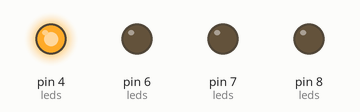
Simulated run of this sketch. Board: Arduino Uno, built with avr-gcc and run on an emulated ATmega328P. On the bench: output pins drawn as LEDs (lit = HIGH).

Above: at 0.5 s.
At 1.5 s:
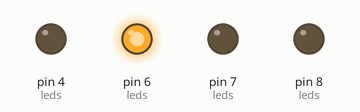
At 2.5 s:
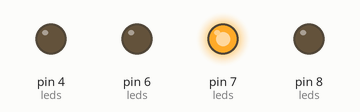
At 3.5 s:
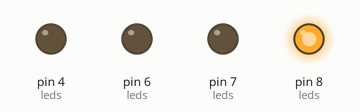
Timing chart, 0 to 5.2 s (numbered marks = the images above):
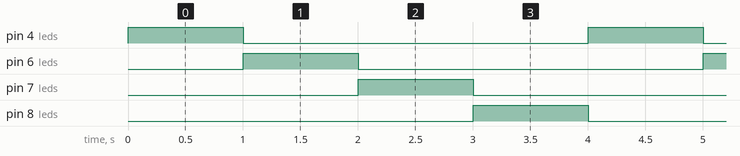

The sketch:

pruevas_c.ino
```cpp
#include <Arduino.h>
#define LED1 4
#define LED2 6
#define LED3 7
#define LED4 8

int enciende[4][4] = {
    {1, 0, 0, 0},
    {0, 1, 0, 0},
    {0, 0, 1, 0},
    {0, 0, 0, 1}};

int leds[4] = {LED1, LED2, LED3, LED4};

void setup()
{
  for (int i = 0; i < 4; i++)
  {
    pinMode(leds[i], OUTPUT);
  }
}

void loop()
{
  for (int i = 0; i < 4; i++)
  {
    for (int j = 0; j < 4; j++)
    {
      digitalWrite(leds[j], enciende[i][j]);
    }
    delay(1000);
  }
}
```

Measured:
- by itself, pin 4 (leds), pin 6 (leds), pin 7 (leds), pin 8 (leds): alternates HIGH for 1.0 s and LOW for 3.0 s
- by itself, everything shown: repeats every 4.0 s, in 4 steps
